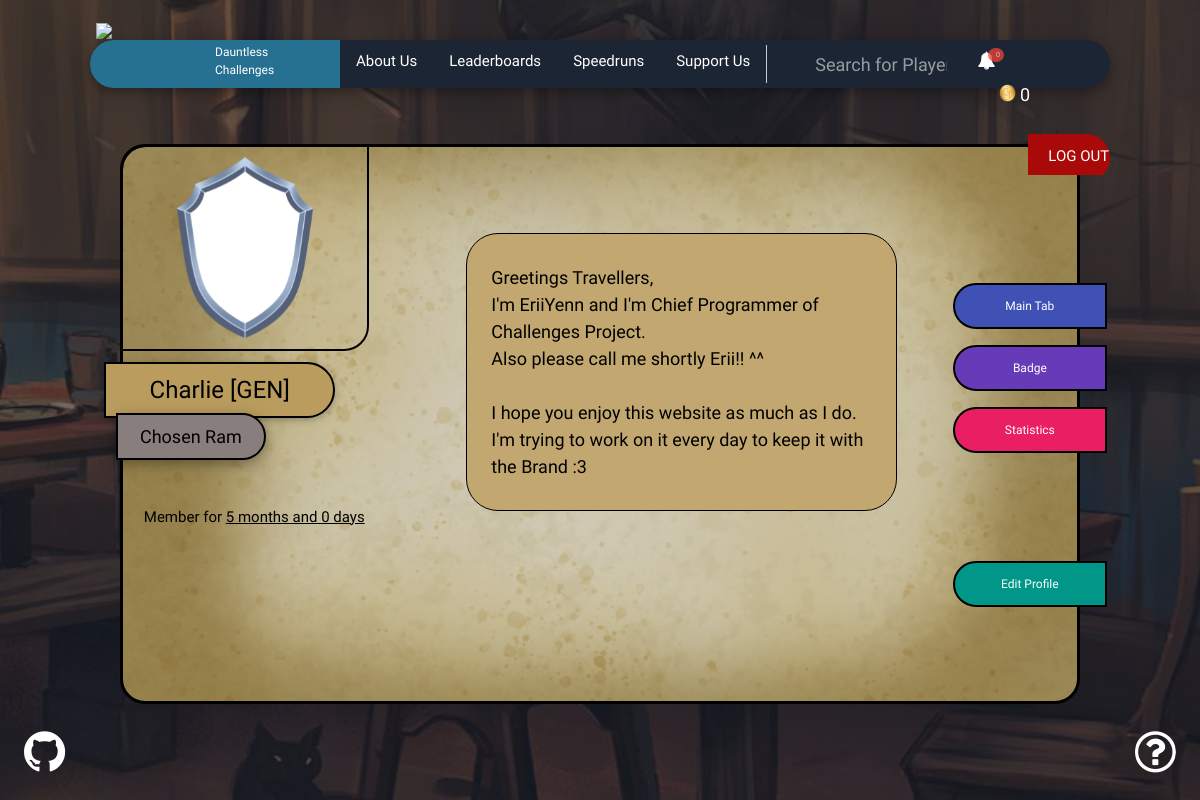
The app's page /profile.php (signed in) with its own data.
### tables this page shows
CREATE TABLE `profiles` (
  `id_profile` int(10) UNSIGNED NOT NULL,
  `id_user` int(11) NOT NULL,
  `id_guild` int(11) NOT NULL,
  `id_title` int(11) NOT NULL,
  `id_challenge` int(11) NOT NULL,
  `id_weapon` int(11) NOT NULL,
  `id_badge` int(11) NOT NULL,
  `exp` int(11) NOT NULL,
  `money` int(11) NOT NULL DEFAULT '0',
  `ch_done` int(11) NOT NULL,
  `sp_board` int(11) NOT NULL,
  `color` varchar(7) NOT NULL,
  `clanbg` int(11) NOT NULL,
  `date` datetime NOT NULL,
  `public` tinyint(1) NOT NULL DEFAULT '0',
  `note` varchar(255) NOT NULL
);

CREATE TABLE `clanbacks` (
  `id_cb` int(10) UNSIGNED NOT NULL,
  `name` varchar(20) NOT NULL,
  `background` varchar(40) NOT NULL,
  `note` varchar(255) NOT NULL
);

CREATE TABLE `users` (
  `id_user` int(10) UNSIGNED NOT NULL,
  `name` varchar(50) NOT NULL,
  `email` varchar(50) NOT NULL,
  `password` varchar(255) NOT NULL,
  `permission` tinyint(1) NOT NULL DEFAULT '0',
  `note` varchar(255) NOT NULL
);

CREATE TABLE `guilds` (
  `id_guild` int(10) UNSIGNED NOT NULL,
  `name` varchar(20) NOT NULL,
  `shortcut` varchar(5) NOT NULL,
  `note` varchar(255) NOT NULL
);

CREATE TABLE `titles` (
  `id_title` int(10) UNSIGNED NOT NULL,
  `name` varchar(20) NOT NULL,
  `note` varchar(255) NOT NULL
);

### profile.php (the view, shortened to what this page needs)
<?php
require_once 'inc.php';
html_head("Profile Page");
navbar('bgimg_index_logged');
HelpButton();
if( !isset($_SESSION['user']) ) {
access();
} else {
$conn = connect_db();
$sql = "SELECT * FROM `profiles` WHERE id_user=". $_SESSION['user'];
$result = mysqli_query($conn, $sql);
$row = mysqli_fetch_array($result, MYSQLI_ASSOC);
$date_user = date_create(date('Y-m-d H:i:s', strtotime($row['date'])));
$date_now = date_create(date('Y-m-d H:i:s', strtotime("now")));
$ago = date_diff($date_now, $date_user);
if($row['clanbg'] == 0) $clanBg = "background-color: #532d2d;";
else $clanBg = "background-image: url('". getClanBg($row['clanbg']) ."');";
?>
<div class="ProfileBox w3-display-middle w3-container w3-row">
<div class='w3-col l3 w3-center'>
	<div class="badgeBg" style="<?php echo $clanBg; ?>">
		<img  class="w3-padding" id="badge" src="images/shield.png" alt="Shield" style="width: 70%;">
	</div>
	<p class='ProfileName w3-padding w3-card-2 PasseroOne' style="color: <?php echo $row['color']; ?>;"><?php echo getUser($row['id_user']); ?> [<?php if($row['id_guild'] != 0) echo getGuild($row['id_guild']); else echo "No Guild"; ?>]</p>
	<p class='ProfileTitle w3-padding w3-card-4 PasseroOne'><?php if($row['id_title'] == 0) echo "None"; else echo getTitle($row['id_title']); ?></p>
	<p class="w3-tooltip" style="margin-top: 20%; font-size: 1.25vw; position: relative">Member for <u><?php echo $ago->format("%m months and %d days"); ?></u></p>
</div>
<div class="w3-col l7" id="ProfileNotes" style="margin: auto;">
	<div class='w3-right ProfileNote w3-border w3-border-black w3-round-xxlarge'>
	  <p class="w3-padding-large" style="font-size: 1.5vw; word-break: break;"><?php if($row['note'] != "") echo nl2br($row['note']); else echo "No description!"; ?></p>
	</div>
</div>
<div class="w3-col l2 w3-center" style="margin: auto; margin-top: 13%;">
	<button class="w3-btn ProfileBtn hvr-forward w3-indigo w3-padding-large w3-margin-top" style="outline: none;" onclick="ProfileNotes()">Main Tab</button>
	<button class="w3-btn ProfileBtn hvr-forward w3-deep-purple w3-padding-large w3-margin-top" style="outline: none;" onclick="ProfileBadge()">Badge</button>
	<button class="w3-btn ProfileBtn hvr-forward w3-pink w3-padding-large w3-margin-top" style="outline: none;" onclick="ProfileStats()">Statistics</button>
	<form method="post" action="profile-edit.php">
	<input type="submit" class="w3-btn ProfileBtn hvr-forward w3-teal w3-padding-large" style="outline: none; margin-top: 70%;" value="Edit Profile" name="Edit" />
	</form>
</div>
</div>
<?php } ?>
</body>
</html>

### inc.php (shortened to what this page needs)
<?php
function connect_db()
{
 $dbhost = 'localhost';
 $dbuser = $dbUsername;
 $dbpass = $dbPassword;
 $dbname = 'dauntless-challenges';
 $conn = mysqli_connect($dbhost, $dbuser, $dbpass, $dbname);
 mysqli_set_charset($conn, 'utf8');
 return $conn;
}
function HelpButton() {
echo <<<END
<script>
function Help() {
    var x = document.getElementById("HelpMenu");
    if (x.style.display === "none") {
        $('div[id="HelpMenu"]').fadeIn();
    } else {
        $('div[id="HelpMenu"]').fadeOut();
    }
}
$(document).mouseup(function(e)
{
    var container = $("div[id='HelpMenu']");
    // if the target of the click isn't the container nor a descendant of the container
    if (!container.is(e.target) && container.has(e.target).length === 0)
    {
        container.fadeOut();
    }
});
</script>
<div class='w3-display-bottomright' style='margin-right: 2%; margin-bottom: 4.5%; z-index: 10;'>
<div class="w3-container w3-card-2 w3-padding brand-dark-blue w3-round-large" id="HelpMenu" style="display: none; position: absolute; bottom: 100%; right: 4%;">
    <ul class="w3-ul w3-small w3-center w3-text-white">
        <li class="w3-padding">Ticket</li>
        <li class="w3-padding">FAQ</li>
        <li class="w3-padding">Contact</li>
    </ul>
</div>
<button class="w3-display-bottomright w3-btn w3-transparent w3-xxxlarge fa fa-question-circle-o w3-text-white" style="border-radius: 50%; padding: 0; text-decoration: none; margin-bottom: 2%; margin-right: 2%; outline: none; position: fixed;" onclick="Help();"></button>
</div>
<a href="https://github.com/Dauntless-Challenges" class="w3-display-bottomleft fa fa-github w3-xxxlarge w3-text-white" style="text-decoration: none; margin-bottom: 2%; margin-left: 2%; outline: none; position: fixed;" target="_blank"></a>
END;
}
?>
<?php
function html_head($title) {
echo <<<END
<!DOCTYPE html>
<html lang="en">
        <title>$title</title>
        <meta charset="utf-8">
        <meta name="viewport" content="width=device-width, initial-scale=1">
        <link rel="stylesheet" href="css/w3.css">
        <link rel="stylesheet" href="https://cdnjs.cloudflare.com/ajax/libs/font-awesome/4.7.0/css/font-awesome.min.css">
        <link rel="stylesheet" href="https://fonts.googleapis.com/css?family=Oswald">
        <link href="https://fonts.googleapis.com/css?family=Sedgwick+Ave+Display" rel="stylesheet">
        <link href="https://fonts.googleapis.com/css?family=Passero+One" rel="stylesheet">
	    <link rel="stylesheet" href="css/main.css">
		<link rel="stylesheet" href="css/hover.css">
        <link rel="icon" type="image/png" href="images/logo.png">
	<script src="https://ajax.googleapis.com/ajax/libs/jquery/3.3.1/jquery.min.js"></script>
	<script src="js/sweetalert2.all.min.js"></script>
	<link rel="stylesheet" href="css/sweetalert2.min.css" />
	<script src="js/ajax-core.js"></script>
<head>
<script>
function toggleFunction() {
    var x = document.getElementById("navDemo");
    if (x.className.indexOf("w3-show") == -1) {
        x.className += " w3-show";
    } else {
        x.className = x.className.replace(" w3-show", "");
    }
}
function myAcco(id) {
    var x = document.getElementById(id);
    if (x.className.indexOf("w3-show") == -1) {
        x.className += " w3-show";
        x.previousElementSibling.className =
        x.previousElementSibling.className.replace("w3-grey", "w3-red");
    } else {
        x.className = x.className.replace(" w3-show", "");
        x.previousElementSibling.className =
        x.previousElementSibling.className.replace("w3-red", "w3-grey");
    }
}
var slideIndex = 1;
showDivs(slideIndex);
function plusDivs(n) {
  showDivs(slideIndex += n);
}
function showDivs(n) {
  var i;
  var x = document.getElementsByClassName("mySlides");
  if (n > x.length) {slideIndex = 1}
  if (n < 1) {slideIndex = x.length}
  for (i = 0; i < x.length; i++) {
     x[i].style.display = "none";
  }
  x[slideIndex-1].style.display = "block";
}
	function limitText(limitField, limitCount, limitNum) {
		if (limitField.value.length > limitNum) {
			limitField.value = limitField.value.substring(0, limitNum);
		} else {
			limitCount.value = limitNum - limitField.value.length;
		}
	}
</script>
</head>	     \n\n
END;
}
function navbar($body_class) {
echo "<body class=". $body_class .">";
?>
<div class="w3-bar w3-text-white w3-hover w3-hide-medium w3-hide-small" style='position: fixed; height: 20%; margin: 0; padding: 0; z-index: 100;'>
 <div class='w3-left'>
  <a href='./'><img src="images/badge.png" style='width: 5%; position: absolute; z-index: 99; left: 8%; top: 5%; outline: none;' /></a>
 </div>
<div class="w3-row web-bar brand-dark-blue w3-card-4">
 <div class='brand-light-blue w3-xlarge w3-bar-item w3-hide-small Sedgwick' style='border-radius: 50px 0px 0px 50px; width: 250px; height: 100%;'>
  <a style='text-decoration: none; outline: none;' href="index.php"><p style='width: 8%; height: 100%; margin-left: 50%; margin-top: -5px; font-size: 1vw;'>Dauntless<br />Challenges</p></a>
 </div>
<div class='w3-center'>
 <div class='w3-third w3-xlarge w3-bar-item w3-hide-small Oswald' style='height: 100%;'>
  <a style='text-decoration: none;' href="about-us.php"><p style='height: 100%; margin-top: 2px; font-size: 1.25vw;'>About Us</p></a>
 </div>
 <div class='w3-third w3-xlarge w3-bar-item w3-hide-small Oswald' style='height: 100%;'>
  <a style='text-decoration: none;' href="public-leaderboards.php"><p style='height: 100%; margin-top: 2px; font-size: 1.25vw;'>Leaderboards</p></a>
 </div>
 <div class='w3-third w3-xlarge w3-bar-item w3-hide-small Oswald' style='height: 100%;'>
  <a style='text-decoration: none;' href="https://speedruns.dauntless-challenges.com/"><p style='height: 100%; margin-top: 2px; font-size: 1.25vw;'>Speedruns</p></a>
 </div>
 <div class='w3-third w3-xlarge w3-bar-item w3-hide-small Oswald' style='height: 100%;'>
  <a style='text-decoration: none;' href="support-us.php"><p style='height: 100%; margin-top: 2px; font-size: 1.25vw;'>Support Us</p></a>
 </div>
</div>
<span class="w3-bar-item w3-border-left" style="height: 80%; margin-top: 5px;"> </span>
<form method="get" action="public-profile.php">
<input type="text" class="w3-bar-item w3-input w3-large Oswald w3-transparent w3-text-white" name="public-user" style="width: 16%; height: 100%; margin-top: 0.55%; font-size: 1.25vw;" placeholder="Search for Player..." id="Search">
</form>
 <?php
 if(isset($_SESSION['user'])) {
 $conn = connect_db();
 $sql = "SELECT * FROM users WHERE id_user=". $_SESSION['user'];
 $res = mysqli_query($conn, $sql);
 $userRow = mysqli_fetch_array($res, MYSQLI_ASSOC);
 if($userRow['permission'] == 1) {
 $conn = connect_db();
 $sql = "SELECT * FROM userchallenges WHERE state=1";
 $res = mysqli_query($conn, $sql);
 $count = mysqli_num_rows($res);
 ?>
<span class="fa-stack fa-2x w3-bar-item" style='font-size: 1.5vw; margin-top: -5px;'>
 <a href='submissions.php'>
  <i class="fa fa-bell fa-stack-1x fa-inverse"></i>
  <span class='fa-stack w3-badge w3-red w3-opacity-min' style='margin-bottom: 90%; margin-left: 60%; font-size: 0.6vw;'><?php echo $count; ?></span>
 </a>
</span>
<?php }
$conn = connect_db();
 $sql = "SELECT * FROM profiles WHERE id_user=". $_SESSION['user'];
 $res = mysqli_query($conn, $sql);
 $profileRow = mysqli_fetch_array($res, MYSQLI_ASSOC);
?>
<div class="w3-bar-item w3-row PasseroOne" style="margin-top: 5px; margin-left: 2%; width: 10%;">
	<image src="images/CT.png" style="width: 25%;" class="w3-quarter" />
	<p class="w3-quarter" style="font-size: 1.5vw; margin-left: 5%; margin-top: -5%;"><?php echo $profileRow['money']; ?></p>
</div>
<?php } ?>
 <?php if(!isset($_SESSION['user'])) { ?>
 <div class='brand-light-blue w3-right w3-xlarge w3-bar-item w3-btn w3-hide-small Oswald' style='border-radius: 0px 60px 60px 0px; width: 8%; height: 100%;'>
  <a style='text-decoration: none;' href="login.php"><p style='width: 8%; height: 100%; margin-top: 3px; margin-left: 8%; font-size: 1.25vw;'>LOG IN</p></a>
 </div>
 <?php } else { ?>
 <div class='brand-red w3-right w3-xlarge w3-bar-item w3-btn w3-hide-small Oswald' style='border-radius: 0px 60px 60px 0px; width: 8%; height: 100%;'>
  <a style='text-decoration: none;' href="logout.php?logout"><p style='width: 8%; height: 100%; margin-top: 3px; margin-left: 8%; font-size: 1.25vw;'>LOG OUT</p></a>
 </div>
 <?php } ?>
</div>
</div>
<div style="padding-bottom: 8%;"><p> </p></div>
<?php
}
function getUser($id) {
$conn = connect_db();
$sql='SELECT name FROM users WHERE id_user='. $id;
$sql_res = mysqli_query($conn, $sql);
$gotValue = mysqli_fetch_array($sql_res, MYSQLI_ASSOC);
return $gotValue['name'];
}
function getGuild($id) {
$conn = connect_db();
$sql='SELECT shortcut FROM guilds WHERE id_guild='. $id;
$sql_res = mysqli_query($conn, $sql);
$gotValue = mysqli_fetch_array($sql_res, MYSQLI_ASSOC);
return $gotValue['shortcut'];
}
function getTitle($id) {
$conn = connect_db();
$sql='SELECT name FROM titles WHERE id_title='. $id;
$sql_res = mysqli_query($conn, $sql);
$gotValue = mysqli_fetch_array($sql_res, MYSQLI_ASSOC);
return $gotValue['name'];
}
function getClanBg($id) {
$conn = connect_db();
$sql='SELECT background FROM clanbacks WHERE id_cb='. $id;
$sql_res = mysqli_query($conn, $sql);
$gotValue = mysqli_fetch_array($sql_res, MYSQLI_ASSOC);
return nl2br($gotValue['background']);
}
?>

### records on screen
profiles: money "0", id_user.name "Charlie", id_guild.shortcut "GEN", id_title.name "Chosen Ram", date "5 months and 0 days", note "Greetings Travellers, I'm EriiYenn and I'm Chief Programmer of Challenges Project. Also please call me shortly Erii!! ^^ I hope you enjoy this website as much as I do. I'm trying to work on it every day to keep it with the Brand :3"

### other values on screen
$count "0"
